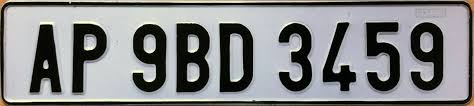
#> input picture CTPN/CRNN/test.jpg, 474 x 106 px
$ python -i preprocess_images.py   (imports and definitions only)
#> lines starting #> are read from the running program, lines starting #| are printed output that depends on the picture; after the words box and inside, x2 and y2 are one past the last pixel; in counts of white or black regions, pixels touching at a corner belong together
#> further down, picture is the input picture: shape (106, 474, 3); mean B, G, R 134, 133.3, 132.1
import numpy as np
import cv2
import imutils
from statistics import mode
from PIL import Image

from skimage.filters import threshold_local

def get_dominant_colour(image):
    '''
    Args:
    image (np.ndarray): input binary image to fetch the most dominant color from

    Returns:
    colours: a list of the most common colours of the form [#0s, #255s]
    '''
    colors, count = np.unique(image.reshape(-1,image.shape[-1]), axis=0, return_counts=True)
    return colors[count.argmax()]

def remove_connected_components(image):
    '''
    Args:
    image (np.ndarray): binary image with connected components to be removed

    Returns:
    img_out (np.ndarray): binary image with connected components removed
    '''
    nb_components, output, stats, centroids = cv2.connectedComponentsWithStats(image, connectivity=8)
    sizes = stats[1:, -1]; nb_components = nb_components - 1
    min_size = 150
    img_out = np.zeros((output.shape))
    for i in range(0, nb_components):
        if sizes[i] >= min_size:
            img_out[output == i + 1] = 255
    img_out = 255 - img_out
    return img_out

def preprocess_image(image, shape = (333, 75), kernel_size = (2,2)):
    '''
    Args:
    image (np.ndarray): 3 channel cv2 image of license plate crop to be preprocessed
    shape (Tuple): standardised size of the output image
    kernel_size (Tuple): size of the dilation kernel (x,y)

    Returns:
    img_out (np.ndarray): pre-processed  3channel image in PIL format to be fed into tessaract
    '''
#> called with shape = (333, 75), kernel_size = (2, 2)
    resized_image = cv2.resize(image, shape)
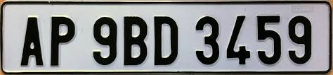
#> resized_image: shape (75, 333, 3); mean B, G, R 133.5, 132.8, 131.7
    img_gray = cv2.cvtColor(resized_image, cv2.COLOR_BGR2GRAY)
    _, img_binary = cv2.threshold(img_gray, 0, 255, cv2.THRESH_BINARY+cv2.THRESH_OTSU)
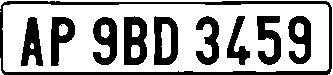
#> img_binary: shape (75, 333); 66.1% white; 10 black regions, largest, box (x1, y1, x2, y2) and area: (0, 1, 332, 75) 2372, (124, 16, 147, 65) 840, (154, 16, 178, 65) 769
    color_counts = get_dominant_colour(img_binary)
#> in get_dominant_colour, `colors, count = np.unique(image.reshape(-1,image.shape[-1]), axis=0, r..`:
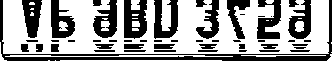
#> colors: shape (62, 333); 61.3% white; 49 black regions (18 under 20 px), largest, box (x1, y1, x2, y2) and area: (0, 0, 332, 61) 1979, (124, 0, 147, 39) 662, (154, 0, 178, 39) 587
#> in get_dominant_colour, `colors, count = np.unique(image.reshape(-1,image.shape[-1]), axis=0, r..`: count = 62 values, max 6 at index 39, min 1 at index 0, mean 1.21
#> color_counts = 333 values, max 255 at index 3, min 0 at index 0, mean 250.4
    if mode(color_counts) == 255:
        img_binary = cv2.bitwise_not(img_binary)
    kernels =  np.ones(kernel_size, dtype=np.uint8)
    img_dilate = cv2.dilate(img_binary, kernels,iterations = 1)
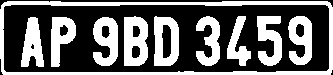
#> img_dilate: shape (75, 333); 39.8% white; 10 white regions, largest, box (x1, y1, x2, y2) and area: (0, 1, 333, 75) 2857, (124, 16, 148, 66) 956, (154, 16, 179, 66) 888
    cleaned_image = remove_connected_components(img_dilate)
#> in remove_connected_components, `nb_components, output, stats, centroids = cv2.connectedComponentsWithS..`:
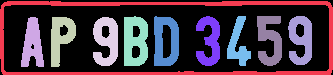
#> output: shape (75, 333) int32; 11 distinct labels, from 0 to 10; one colour per label, 0 black
#> in remove_connected_components, `nb_components, output, stats, centroids = cv2.connectedComponentsWithS..`: nb_components = 11; stats = [[0, 0, 333, 75, 15042], [0, 1, 333, 74, 2857], [21, 17, 23, 50, 747], [51, 17, 25, 50, 745], [93, 17, 25, 49, 851], [124, 16, 24, 50, 956], [154, 16, 25, 50, 888], [196, 16, 24, 50, 722], [227, 16, 24, 50, 565], [257, 16, 25, 50, 811], [288, 16, 24, 49, 791]]; centroids = [[165, 35.62], [170.5, 35.64], [32.11, 43.72], [60.21, 36.95], [105.9, 40.37], [134.8, 40.63], [165.4, 40.93], [209.2, 40.71], [237.8, 43.53], [269.2, 39.12], [300.6, 39.18]]
#> in remove_connected_components, `sizes = stats[1:, -1]`: sizes = [2857, 747, 745, 851, 956, 888, 722, 565, 811, 791]
#> in remove_connected_components, `nb_components = nb_components - 1`: nb_components = 10
    img_out = Image.fromarray(np.uint8(cleaned_image))
    return img_out

>>> import cv2
>>> picture = cv2.imread('CRNN/test.jpg')
>>> result = preprocess_image(picture)
